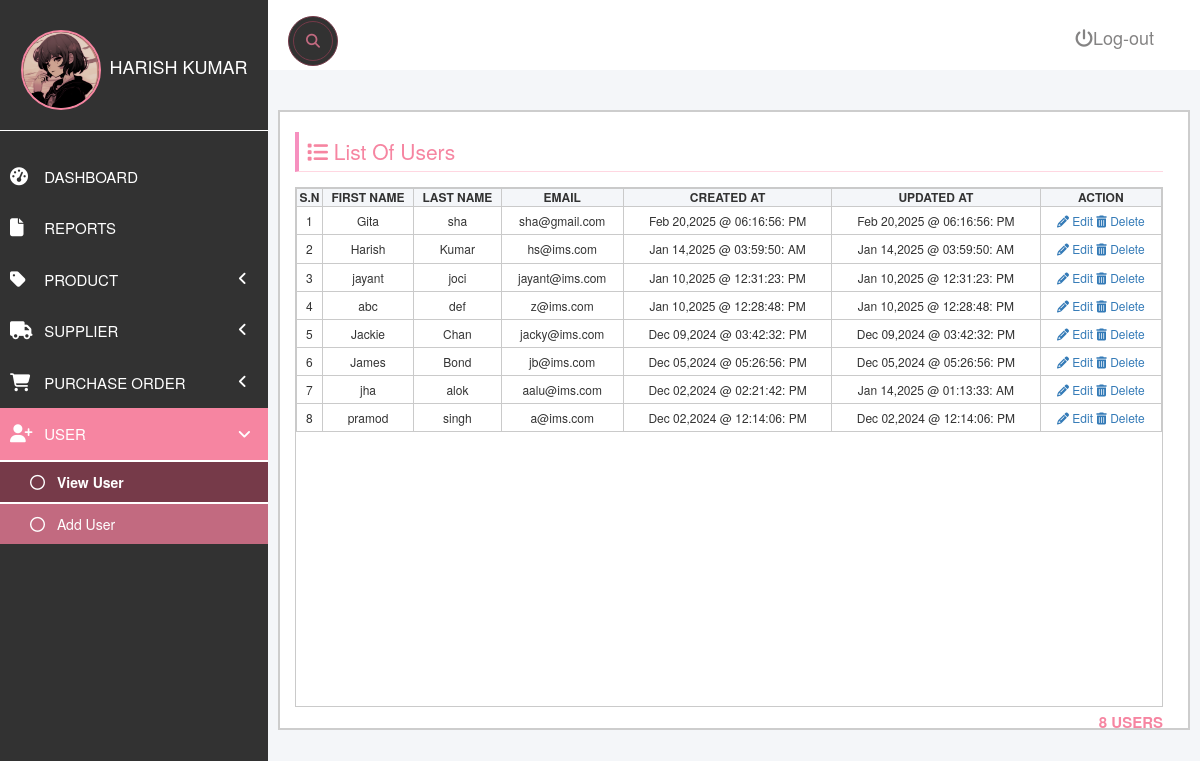
/users-view.php (signed in), run on the app's committed database.
### tables this page shows
CREATE TABLE `users` (
  `id` int(11) NOT NULL,
  `first_name` varchar(50) NOT NULL,
  `last_name` varchar(50) NOT NULL,
  `password` varchar(300) NOT NULL,
  `email` varchar(50) NOT NULL,
  `permissions` varchar(5000) DEFAULT NULL,
  `created_at` datetime NOT NULL,
  `updated_at` datetime NOT NULL
);

### database/show.php (called while the page is built)
<?php
include('connection.php');
$table_name = $show_table;
$stmt = $conn->prepare("SELECT * FROM $table_name ORDER BY created_at DESC");
$stmt->execute();
$stmt->setFetchMode(PDO::FETCH_ASSOC);
return $stmt->fetchAll();
?>

### users-view.php (the view, shortened to what this page needs)
<?php
$user = $_SESSION['user'];
$show_table = 'users';
$users = include('database/show.php');
$user_permission = $user['permissions'];
?>
<!DOCTYPE html>
<html lang="en">
<head>
    <?php include('partials/app-header-scripts.php'); ?>
</head>
<body>
    <div id="dashboardmainContainer">
        <?php include('partials/app-sidebar.php') ?>
        <div class="dashboard_content_container" id="dashboard_content_container">
            <?php include('live-search.php') ?>
            <?php include('partials/app-topnav.php') ?>
            <div class="dashboard_content">
                <?php if (in_array('user_view', $user['permissions'])) { ?>
                    <div class="dashboardContent_main">
                        <div class="row">
                            <div class="column column-12">
                                <h1 class="section_header"><i class="fa fa-list"></i> List Of Users</h1>
                                <div class="section_content">
                                    <div class="users">
                                        <table>
                                            <thead>
                                                <tr>
                                                    <th>S.N</th>
                                                    <th>First Name</th>
                                                    <th>Last Name</th>
                                                    <th>Email</th>
                                                    <th>Created At</th>
                                                    <th>Updated At</th>
                                                    <th>Action</th>
                                                </tr>
                                            </thead>
                                            <tbody>
                                                <?php foreach ($users as $index => $user) { ?>
                                                    <tr>
                                                        <td><?= $index + 1 ?></td>
                                                        <td class="firstName"><?= $user['first_name'] ?></td>
                                                        <td class="lastName"><?= $user['last_name'] ?></td>
                                                        <td class="email"><?= $user['email'] ?></td>
                                                        <td><?= date('M d,Y @ h:i:s: A', strtotime($user['created_at'])) ?>
                                                        </td>
                                                        <td><?= date('M d,Y @ h:i:s: A', strtotime($user['updated_at'])) ?>
                                                        </td>
                                                        <td>
                                                            <a href="" class="<?= in_array('user_edit', $user_permission) ? 'updateUser' : 'accessDeniedEr' ?>" data-userid="<?= $user['id'] ?>">
                                                                <i class="fa fa-pencil"></i> Edit
                                                            </a>
                                                            <a href="" class="<?= in_array('user_delete', $user_permission) ? 'deleteUser' : 'accessDeniedEr' ?>"
                                                            data-userid="<?= $user['id'] ?>"
                                                            data-fname="<?= $user['first_name'] ?>"
                                                            data-lname="<?= $user['last_name'] ?>">
                                                                <i class="fa fa-trash"></i> Delete
                                                            </a>
                                                        </td>
                                                    </tr>
                                                <?php } ?>
                                            </tbody>
                                        </table>
                                    </div>
                                    <p class="userCount"><?= count($users) ?> Users</p>
                                </div>
                            </div>
                        </div>
                    </div>
                <?php } else { ?>
                    <div id="errorMessage">You do not have permission to view this page.</p>
                    </div>
                <?php } ?>
            </div>
        </div>
    </div>
    <?php include('partials/app-scripts.php'); ?>
</body>
</html>

### partials/app-sidebar.php (shortened to what this page needs)
<?php
   $user = $_SESSION['user'];
?>
<div class="dashboard_sidebar" id="dashboard_sidebar">
    <div class="dashboardSidebar_user">
        <img src="profile.png" alt="User image." id="userImage">
        <span><?= htmlspecialchars($user['first_name'] . ' ' . $user['last_name']) ?></span>
    </div>
    <div class="dashboardSidebar_menus">
        <ul class="dashboardMenu_lists">
            <li class="liMainMenu">
                <a href="./dashboard.php"><i class="fa fa-dashboard menuIcons"></i><span class="menuText">
                        Dashboard</span></a>
            </li>
            <li class="liMainMenu">
                <a href="./report.php"><i class="fa fa-file menuIcons"></i><span class="menuText">
                        Reports</span></a>
            </li>
            <li class="liMainMenu">
                <a href="javascript:void(0);" class="showHideSubMenu">
                    <i class="fa fa-tag menuIcons showHideSubMenu"></i>
                    <span class="menuText showHideSubMenu"> Product</span>
                    <i class="fa fa-angle-left menuIcons leftAngleIcon showHideSubMenu"></i>
                </a>
            </li>
            <li class="liMainMenu ">
                <a href="javascript:void(0);" class="showHideSubMenu">
                    <i class="fa fa-truck menuIcons showHideSubMenu"></i>
                    <span class="menuText showHideSubMenu"> Supplier</span>
                    <i class="fa fa-angle-left menuIcons leftAngleIcon showHideSubMenu"></i>
                </a>
            </li>
            <li class="liMainMenu ">
                <a href="javascript:void(0);" class="showHideSubMenu">
                    <i class="fa fa-shopping-cart menuIcons showHideSubMenu"></i>
                    <span class="menuText showHideSubMenu">Purchase Order</span>
                    <i class="fa fa-angle-left menuIcons leftAngleIcon showHideSubMenu"></i>
                </a>
            </li>
            <li class="liMainMenu showHideSubMenu">
                <a href="javascript:void(0);" class="showHideSubMenu">
                    <i class="fa fa-user-plus menuIcons showHideSubMenu"></i>
                    <span class="menuText showHideSubMenu"> User</span>
                    <i class="fa fa-angle-left menuIcons leftAngleIcon showHideSubMenu"></i>
                </a>
                <ul class="subMenus" id="user">
                    <li><a class="subMenuLink" href="./users-view.php"><i class="fa fa-circle-o"></i> View User</a></li>
                    <li><a class="subMenuLink" href="./users-add.php"><i class="fa fa-circle-o"></i> Add User</a></li>
                </ul>
            </li>
        </ul>
    </div>
</div>

### css/dashboard.css (style rules this page uses)
*, *::before, *::after { box-sizing: border-box }
body, h1, h2, h3, h4, p, figure, blockquote, dl, dd { margin: 0 }
body { min-height: 100vh; text-rendering: optimizeSpeed; line-height: 1.5 }
a:not([class]) { text-decoration-skip-ink: auto }
img, picture { max-width: 100%; display: block }
#dashboardmainContainer { display: flex; flex-direction: row; }
.dashboard_sidebar { width: 23%; background-color: #323232; height: 100vh; }
.dashboard_content_container { width: 80%; background-color: #f4f6f9; }
.dashboardSidebar_user { text-align: center; position: relative; margin-top: 10px; padding: 20px; border-bottom: 1px solid white; }
.dashboardSidebar_user img { width: 80px; display: inline-block; border-radius: 50%; border: 2px solid #f685a1; margin-right: 5px; vertical-align: middle; }
.dashboardSidebar_user span { top: 20%; font-size: 18px; color: white; text-transform: uppercase; display: inline-block; }
.dashboardMenu_lists { margin-top: 20px; }
.dashboardMenu_lists li.liMainMenu { margin-left: -45px; list-style: none; text-transform: uppercase; }
.dashboardMenu_lists li.liMainMenu a { text-decoration: none; color: white; display: block; font-size: 15px; padding: 0px 15px; padding-top: 15px; padding-bottom: 15px; padding-right: 0; }
.dashboardMenu_lists li.liMainMenu a i { font-size: 18px; width: 30px; }
.dashboard_content { padding: 40px 10px 10px 10px; }
.dashboardContent_main { background-color: #fff; min-height: 500px; height: 100%; border: 2px solid #cdcdcd; padding-left: 20px; }
.subMenus { display: none; list-style: none; margin-left: -35px !important; background-color: #c26a80; }
a.subMenuLink { padding-top: 10px !important; padding-bottom: 10px !important; text-transform: none; font-size: 14px !important; }
a.subMenuLink i { font-size: 15px !important; width: 23px !important; }
.subMenus li a { padding-left: 30px !important; }
i.leftAngleIcon { float: right; font-size: 15px !important; margin-top: 2px; }
.leftAngleIcon { display: inline-block; transition: transform 0.4s ease; transform: rotate(0deg); transform-origin: 20% 50%; }
.leftAngleIcon.rotate-down { transform: rotate(-90deg); }
.subMenuActive { font-weight: bold; border-top: 2px solid white; border-bottom: 2px solid white; background-color: #763a49; }
.dashboardContent_main { display: flex; flex-direction: row; }

### css/users-add.css (style rules this page uses)
.row { display: flex; flex-direction: row; flex-wrap: wrap; width: 100%; }
.column { width: 100%; height: 77vh; padding: 0px 10px; }
.section_header { font-size: 21px; color: #f685a1; border-bottom: 1px solid #ffd7e1; padding-bottom: 10px; padding: 8px; border-left: 4px solid #f690bf; margin-bottom: 15px; }
.users { width: 100%; height: 65vh; overflow-y: auto; }
.users, table, th, td { border: 1px solid #cacaca; border-collapse: collapse; }
table { width: 100%; }
table th { font-size: 12px; text-align: center; background: #f4f6f9; text-transform: uppercase; }
table td { font-size: 12px; text-align: center; padding: 5px; }
.userCount { padding-top: 5px; text-align: right; font-size: 15px; font-weight: bold; text-transform: uppercase; color: #f685a1; }

### data on the page
users: first_name+last_name "HARISH KUMAR", first_name "Harish", last_name "Kumar", email "hs@ims.com", created_at "Jan 14,2025 @ 03:59:50: AM", updated_at "Jan 14,2025 @ 03:59:50: AM"
users: first_name "Gita", last_name "sha", email "sha@gmail.com", created_at "Feb 20,2025 @ 06:16:56: PM", updated_at "Feb 20,2025 @ 06:16:56: PM"
users: first_name "jayant", last_name "joci", email "jayant@ims.com", created_at "Jan 10,2025 @ 12:31:23: PM", updated_at "Jan 10,2025 @ 12:31:23: PM"
users: first_name "abc", last_name "def", email "z@ims.com", created_at "Jan 10,2025 @ 12:28:48: PM", updated_at "Jan 10,2025 @ 12:28:48: PM"
users: first_name "Jackie", last_name "Chan", email "jacky@ims.com", created_at "Dec 09,2024 @ 03:42:32: PM", updated_at "Dec 09,2024 @ 03:42:32: PM"
users: first_name "James", last_name "Bond", email "jb@ims.com", created_at "Dec 05,2024 @ 05:26:56: PM", updated_at "Dec 05,2024 @ 05:26:56: PM"
users: first_name "jha", last_name "alok", email "aalu@ims.com", created_at "Dec 02,2024 @ 02:21:42: PM", updated_at "Jan 14,2025 @ 01:13:33: AM"
users: first_name "pramod", last_name "singh", email "a@ims.com", created_at "Dec 02,2024 @ 12:14:06: PM", updated_at "Dec 02,2024 @ 12:14:06: PM"

### other printed values
count($users) "8"
